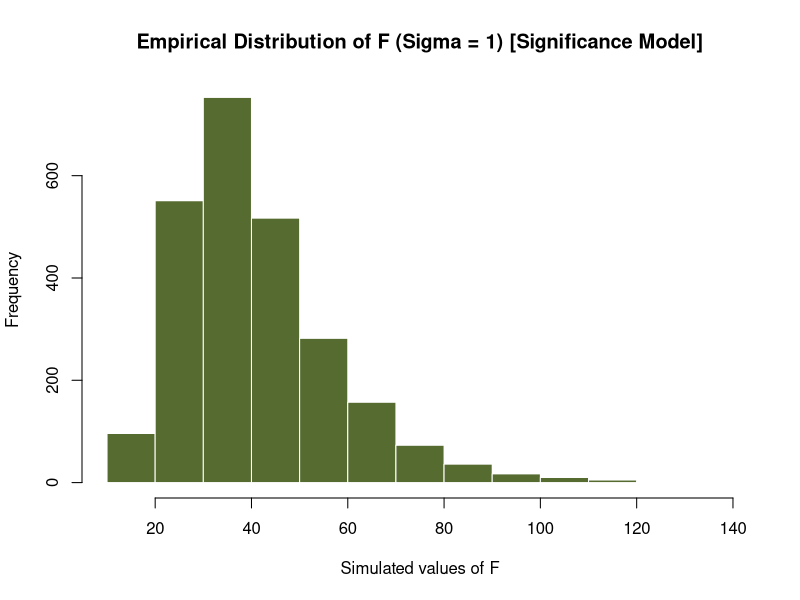
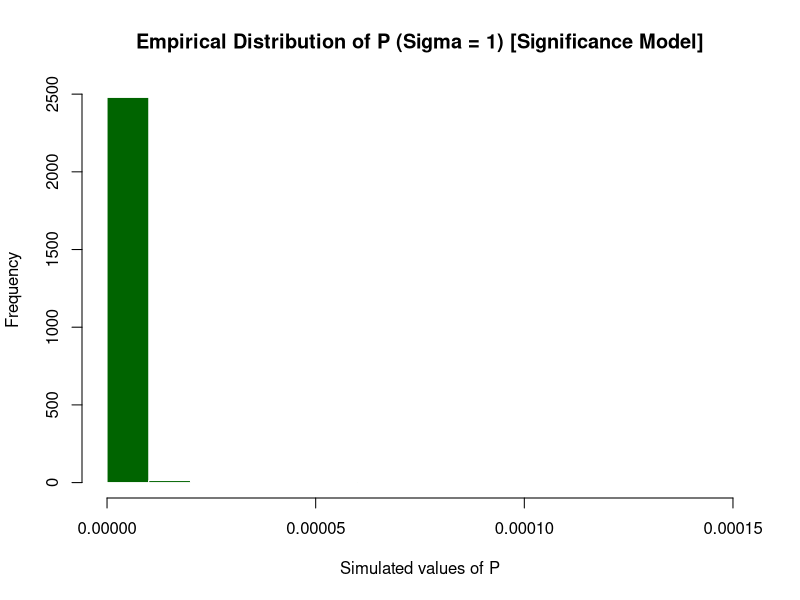
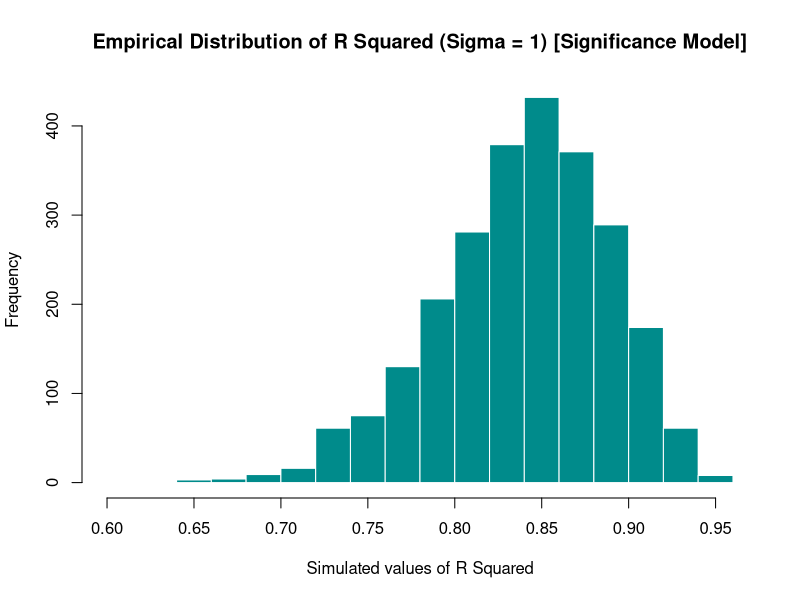
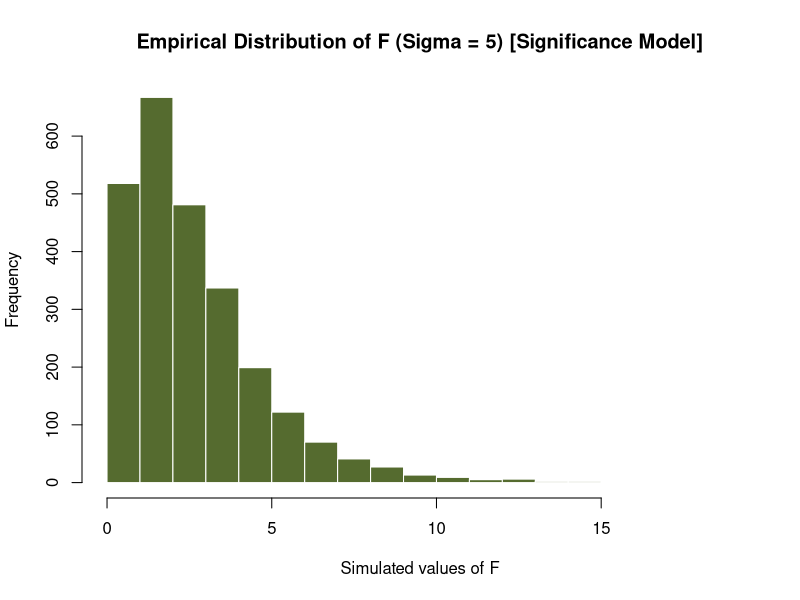
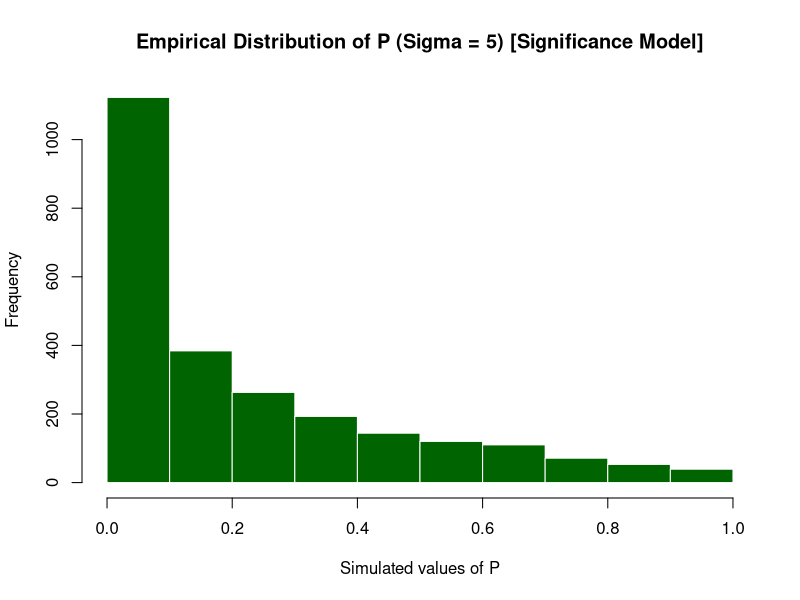
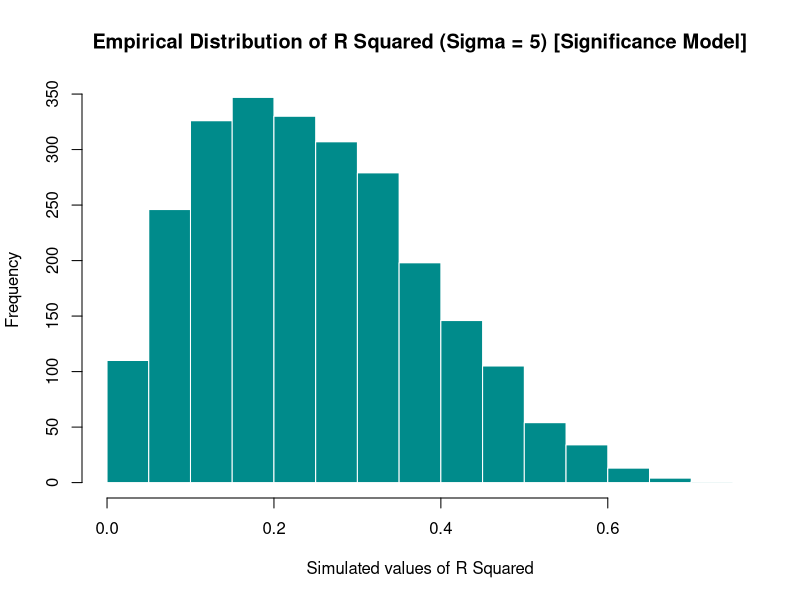
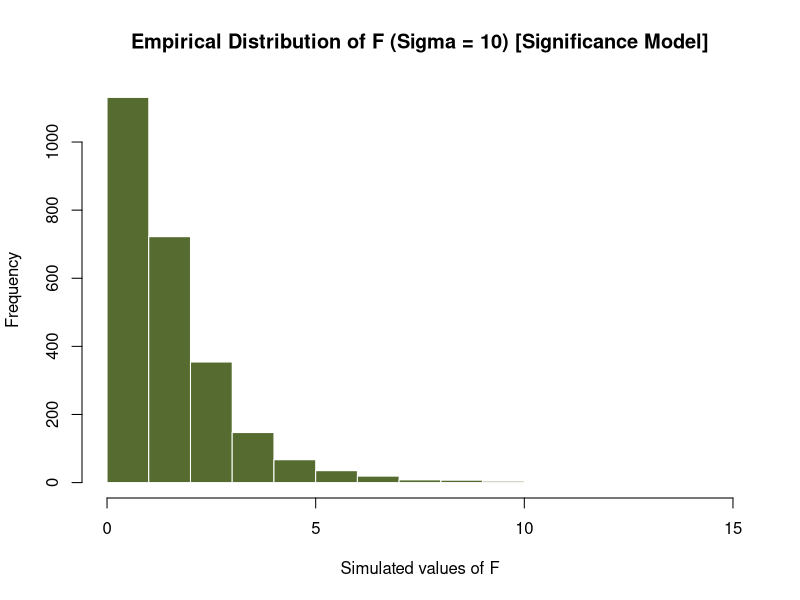
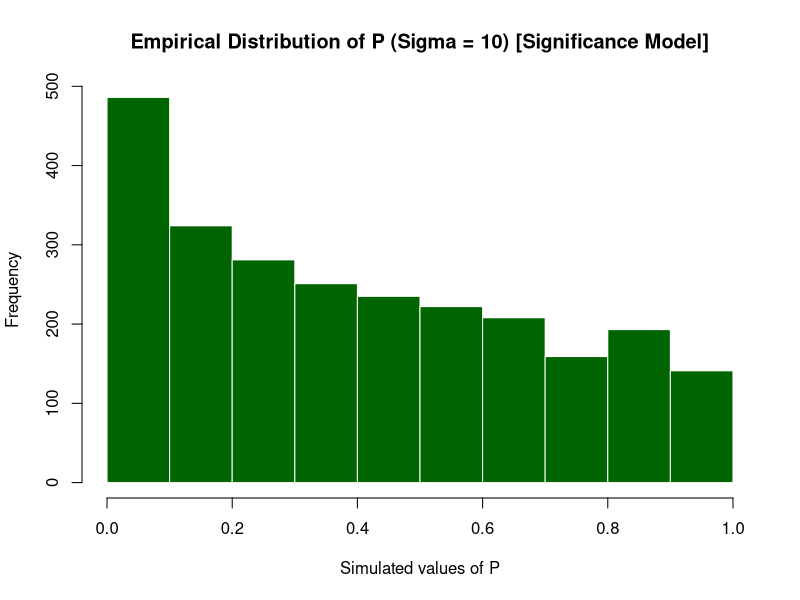

Reproduce these figures in R, in order. (Note: a time limit stopped this script after it produced the figures.)
## ---- chunk 1
birthday = 19770411
set.seed(birthday)
n = 25
sigma = c(1,5,10)
no_loop = 2500
mlr_sim = function(n_in,sd=1,signifincance_ind=1){
  exer_data = read.csv("study_1.csv")
  
  epsilon = rnorm(n_in,mean = 0,sd = sd)
  if (signifincance_ind){
    beta_0 = 3
    beta_1 = 1
    beta_2 = 1
    beta_3 = 1 
    exer_data[,1] = beta_0 + beta_1 * exer_data[,2] + beta_2 * exer_data[,3] + beta_3 * exer_data[,4] + epsilon
  }
  else {
    beta_0 = 3
    beta_1 = 0
    beta_2 = 0
    beta_3 = 0 
    exer_data[,1] = beta_0 + beta_1 * exer_data[,2] + beta_2 * exer_data[,3] + beta_3 * exer_data[,4] + epsilon
  }
  exer_data
}
## ---- chunk 2
birthday = 19770411
set.seed(birthday)
#---------------------------------------------------------------------------------------------------------------
# Below code is to simulate the Significance Model 
#---------------------------------------------------------------------------------------------------------------
model_significance = cbind(sigma_1_F=rep(0,no_loop),sigma_1_P=rep(0,no_loop),sigma_1_R_SQUARED=rep(0,no_loop),
                           sigma_5_F=rep(0,no_loop),sigma_5_P=rep(0,no_loop),sigma_5_R_SQUARED=rep(0,no_loop),
                           sigma_10_F=rep(0,no_loop),sigma_10_P=rep(0,no_loop),sigma_10_R_SQUARED=rep(0,no_loop))
extra_counter = 0

for(s in 1:length(sigma)){
  print(paste("Sigma:",sigma[s]," extra_counter",extra_counter))
  for (i in 1:no_loop){
     mlr_data = mlr_sim(n,sigma[s],signifincance_ind = 1)
     null_model = lm(y~1,data = mlr_data)
     full_model = lm(y~x1+x2+x3,data = mlr_data)
     model_significance[i,s+extra_counter] = anova(null_model,full_model)$F[2]
     model_significance[i,s+extra_counter+1] = anova(null_model,full_model)$'Pr(>F)'[2]
     model_significance[i,s+extra_counter+2] = summary(full_model)$r.squared
  }
  extra_counter = extra_counter + 2
}

head(model_significance,10)
#---------------------------------------------------------------------------------------------------------------
# Below code is to simulate the Non Significance Model 
#---------------------------------------------------------------------------------------------------------------
model_nonsignificance = cbind(sigma_1_F=rep(0,no_loop),sigma_1_P=rep(0,no_loop),sigma_1_R_SQUARED=rep(0,no_loop),
                           sigma_5_F=rep(0,no_loop),sigma_5_P=rep(0,no_loop),sigma_5_R_SQUARED=rep(0,no_loop),
                           sigma_10_F=rep(0,no_loop),sigma_10_P=rep(0,no_loop),sigma_10_R_SQUARED=rep(0,no_loop))
extra_counter = 0
for(s in 1:length(sigma)){
  print(paste("Sigma:",sigma[s]," extra_counter",extra_counter))
  for (i in 1:no_loop){
     mlr_data = mlr_sim(n,sigma[s],signifincance_ind = 0)
     null_model = lm(y~1,data = mlr_data)
     full_model = lm(y~x1+x2+x3,data = mlr_data)
     model_nonsignificance[i,s+extra_counter] = anova(null_model,full_model)$F[2]
     model_nonsignificance[i,s+extra_counter+1] = anova(null_model,full_model)$'Pr(>F)'[2]
     model_nonsignificance[i,s+extra_counter+2] = summary(full_model)$r.squared
  }
  extra_counter = extra_counter + 2
}

head(model_nonsignificance,10)

## ---- chunk 3
hist(model_significance[,1],
     main = "Empirical Distribution of F (Sigma = 1) [Significance Model]",
     xlab = "Simulated values of F",
     col = "darkolivegreen",
     border = "white"
     )

hist(model_significance[,2],
     main = "Empirical Distribution of P (Sigma = 1) [Significance Model]",
     xlab = "Simulated values of P",
     col = "darkgreen",
     border = "white"
     )

hist(model_significance[,3],
     main = "Empirical Distribution of R Squared (Sigma = 1) [Significance Model]",
     xlab = "Simulated values of R Squared",
     col = "darkcyan",
     border = "white"
     )

hist(model_significance[,4],
     main = "Empirical Distribution of F (Sigma = 5) [Significance Model]",
     xlab = "Simulated values of F",
     col = "darkolivegreen",
     border = "white"
     )

hist(model_significance[,5],
     main = "Empirical Distribution of P (Sigma = 5) [Significance Model]",
     xlab = "Simulated values of P",
     col = "darkgreen",
     border = "white"
     )

hist(model_significance[,6],
     main = "Empirical Distribution of R Squared (Sigma = 5) [Significance Model]",
     xlab = "Simulated values of R Squared",
     col = "darkcyan",
     border = "white"
     )

hist(model_significance[,7],
     main = "Empirical Distribution of F (Sigma = 10) [Significance Model]",
     xlab = "Simulated values of F",
     col = "darkolivegreen",
     border = "white"
     )

hist(model_significance[,8],
     main = "Empirical Distribution of P (Sigma = 10) [Significance Model]",
     xlab = "Simulated values of P",
     col = "darkgreen",
     border = "white"
     )

hist(model_significance[,9],
     main = "Empirical Distribution of R Squared (Sigma = 10) [Significance Model]",
     xlab = "Simulated values of R Squared",
     col = "darkcyan",
     border = "white"
     )

## ---- chunk 4
hist(model_nonsignificance[,1],
     main = "Empirical Distribution of F (Sigma = 1) [Non Significance Model]",
     xlab = "Simulated values of F",
     col = "darkolivegreen",
     border = "white",
     probability = TRUE
     )

hist(model_nonsignificance[,2],
     main = "Empirical Distribution of P (Sigma = 1) [Non Significance Model]",
     xlab = "Simulated values of P",
     col = "darkgreen",
     border = "white"
     )

hist(model_nonsignificance[,3],
     main = "Empirical Distribution of R Squared (Sigma = 1) [Non Significance Model]",
     xlab = "Simulated values of R Squared",
     col = "darkcyan",
     border = "white"
     )

hist(model_nonsignificance[,4],
     main = "Empirical Distribution of F (Sigma = 5) [Non Significance Model]",
     xlab = "Simulated values of F",
     col = "darkolivegreen",
     border = "white"
     )

hist(model_nonsignificance[,5],
     main = "Empirical Distribution of P (Sigma = 5) [Non Significance Model]",
     xlab = "Simulated values of P",
     col = "darkgreen",
     border = "white"
     )

hist(model_nonsignificance[,6],
     main = "Empirical Distribution of R Squared (Sigma = 5) [Non Significance Model]",
     xlab = "Simulated values of R Squared",
     col = "darkcyan",
     border = "white"
     )

hist(model_nonsignificance[,7],
     main = "Empirical Distribution of F (Sigma = 10) [Non Significance Model]",
     xlab = "Simulated values of F",
     col = "darkolivegreen",
     border = "white"
     )

hist(model_nonsignificance[,8],
     main = "Empirical Distribution of P (Sigma = 10) [Non Significance Model]",
     xlab = "Simulated values of P",
     col = "darkgreen",
     border = "white"
     )

hist(model_nonsignificance[,9],
     main = "Empirical Distribution of R Squared (Sigma = 10) [Non Significance Model]",
     xlab = "Simulated values of R Squared",
     col = "darkcyan",
     border = "white"
     )

## ---- chunk 5
curve(df(x, df1=3, df2=21),
      xlab = "Probability",
      ylab = "Frequency",
      lwd=3,
      col = "darkgreen")
## ---- chunk 6
curve(1-pf(df(x, df1=3, df2=21),df1 = 3,df2 = 21),
      xlab = "Probability",
      ylab = "Frequency",
      lwd = 3,
      col = "royalblue4")
## ---- chunk 7
curve(dbeta(x, (4-1)/2, (25-4)/2),
      xlab = "Probability",
      ylab = "Frequency",
      lwd = 3,
      col = "palevioletred4")
## ---- chunk 8
hist(model_nonsignificance[,1],
     main = "Empirical Distribution of F (Sigma = 1) [Non Significance Model]",
     xlab = "Simulated values of F",
     col = "darkolivegreen1",
     border = "white",
     probability = TRUE
     )
curve(df(x, df1=3, df2=21),
      lwd=3,
      col = "darkgreen",
      add = TRUE)

hist(model_nonsignificance[,4],
     main = "Empirical Distribution of F (Sigma = 5) [Non Significance Model]",
     xlab = "Simulated values of F",
     col = "darkolivegreen1",
     border = "white",
     probability = TRUE
     )
curve(df(x, df1=3, df2=21),
      lwd=3,
      col = "darkgreen",
      add = TRUE)

hist(model_nonsignificance[,7],
     main = "Empirical Distribution of F (Sigma = 10) [Non Significance Model]",
     xlab = "Simulated values of F",
     col = "darkolivegreen1",
     border = "white",
     probability = TRUE
     )
curve(df(x, df1=3, df2=21),
      lwd=3,
      col = "darkgreen",
      add = TRUE)
## ---- chunk 9
hist(model_nonsignificance[,2],
     main = "Empirical Distribution of P (Sigma = 1) [Non Significance Model]",
     xlab = "Simulated values of P",
     col = "deepskyblue1",
     border = "white",
     probability = TRUE
     )
curve(1-pf(df(x, df1=3, df2=21),df1 = 3,df2 = 21),
      lwd = 3,
      col = "royalblue4",
      add = TRUE)

hist(model_nonsignificance[,5],
     main = "Empirical Distribution of P (Sigma = 5) [Non Significance Model]",
     xlab = "Simulated values of P",
     col = "deepskyblue1",
     border = "white",
     probability = TRUE
     )
curve(1-pf(df(x, df1=3, df2=21),df1 = 3,df2 = 21),
      lwd = 3,
      col = "royalblue4",
      add = TRUE)

hist(model_nonsignificance[,8],
     main = "Empirical Distribution of P (Sigma = 10) [Non Significance Model]",
     xlab = "Simulated values of P",
     col = "deepskyblue1",
     border = "white",
     probability = TRUE
     )
curve(1-pf(df(x, df1=3, df2=21),df1 = 3,df2 = 21),
      lwd = 3,
      col = "royalblue4",
      add = TRUE)

## ---- chunk 10
hist(model_nonsignificance[,3],
     main = "Empirical Distribution of R Squared (Sigma = 1) [Non Significance Model]",
     xlab = "Simulated values of R Squared",
     col = "palevioletred1",
     border = "white",
     probability = TRUE
     )
curve(dbeta(x, (4-1)/2, (25-4)/2),
      lwd = 3,
      col = "palevioletred4",
      add = TRUE)

hist(model_nonsignificance[,6],
     main = "Empirical Distribution of R Squared (Sigma = 5) [Non Significance Model]",
     xlab = "Simulated values of R Squared",
     col = "palevioletred1",
     border = "white",
     probability = TRUE
     )
curve(dbeta(x, (4-1)/2, (25-4)/2),
      lwd = 3,
      col = "palevioletred4",
      add = TRUE)

hist(model_nonsignificance[,9],
     main = "Empirical Distribution of R Squared (Sigma = 10) [Non Significance Model]",
     xlab = "Simulated values of R Squared",
     col = "palevioletred1",
     border = "white",
     probability = TRUE
     )
curve(dbeta(x, (4-1)/2, (25-4)/2),
      lwd = 3,
      col = "palevioletred4",
      add = TRUE)
## ---- chunk 11
plot(model_significance[,3],col="dodgerblue",ylim=c(0,1),lty=1,xlab="R Squared Simulation Index",ylab="R Squared Value",main = "R Squared ~ Sigma")
points(model_significance[,6],col="green",lty=2)
points(model_significance[,9],col="red",lty=3)
legend("topright",legend=c("sigma=1","sigma=5","sigma=10"),col=c("dodgerblue","green","red"),lty=c(1,2,3))
## ---- chunk 12
birthday = 19770411
set.seed(birthday)

beta_0 = 0
beta_1 = 5
beta_2 = -4
beta_3 = 1.6
beta_4 = -1.1
beta_5 = 0.7
beta_6 = 0.3
n = 500
no_loop = 1000
sigma = c(1,2,4)
sig_data = read.csv("study_2.csv")


mlr_sim = function(data,sd=1){
  epsilon = rnorm(n,mean = 0,sd = sd)
  data[,1] = beta_0 + beta_1 * data[,2] + beta_2 * data[,3] + beta_3 * data[,4] + beta_4 * data[,5] + beta_5 * data[,6] + beta_6 * data[,7] + epsilon
  data
}

train_rmse_model1_mat = cbind(sigma_1=rep(0,no_loop),sigma_2=rep(0,no_loop),sigma_4=rep(0,no_loop))
train_rmse_model2_mat = cbind(sigma_1=rep(0,no_loop),sigma_2=rep(0,no_loop),sigma_4=rep(0,no_loop))
train_rmse_model3_mat = cbind(sigma_1=rep(0,no_loop),sigma_2=rep(0,no_loop),sigma_4=rep(0,no_loop))
train_rmse_model4_mat = cbind(sigma_1=rep(0,no_loop),sigma_2=rep(0,no_loop),sigma_4=rep(0,no_loop))
train_rmse_model5_mat = cbind(sigma_1=rep(0,no_loop),sigma_2=rep(0,no_loop),sigma_4=rep(0,no_loop))
train_rmse_model6_mat = cbind(sigma_1=rep(0,no_loop),sigma_2=rep(0,no_loop),sigma_4=rep(0,no_loop))
train_rmse_model7_mat = cbind(sigma_1=rep(0,no_loop),sigma_2=rep(0,no_loop),sigma_4=rep(0,no_loop))
train_rmse_model8_mat = cbind(sigma_1=rep(0,no_loop),sigma_2=rep(0,no_loop),sigma_4=rep(0,no_loop))
train_rmse_model9_mat = cbind(sigma_1=rep(0,no_loop),sigma_2=rep(0,no_loop),sigma_4=rep(0,no_loop))

test_rmse_model1_mat = cbind(sigma_1=rep(0,no_loop),sigma_2=rep(0,no_loop),sigma_4=rep(0,no_loop))
test_rmse_model2_mat = cbind(sigma_1=rep(0,no_loop),sigma_2=rep(0,no_loop),sigma_4=rep(0,no_loop))
test_rmse_model3_mat = cbind(sigma_1=rep(0,no_loop),sigma_2=rep(0,no_loop),sigma_4=rep(0,no_loop))
test_rmse_model4_mat = cbind(sigma_1=rep(0,no_loop),sigma_2=rep(0,no_loop),sigma_4=rep(0,no_loop))
test_rmse_model5_mat = cbind(sigma_1=rep(0,no_loop),sigma_2=rep(0,no_loop),sigma_4=rep(0,no_loop))
test_rmse_model6_mat = cbind(sigma_1=rep(0,no_loop),sigma_2=rep(0,no_loop),sigma_4=rep(0,no_loop))
test_rmse_model7_mat = cbind(sigma_1=rep(0,no_loop),sigma_2=rep(0,no_loop),sigma_4=rep(0,no_loop))
test_rmse_model8_mat = cbind(sigma_1=rep(0,no_loop),sigma_2=rep(0,no_loop),sigma_4=rep(0,no_loop))
test_rmse_model9_mat = cbind(sigma_1=rep(0,no_loop),sigma_2=rep(0,no_loop),sigma_4=rep(0,no_loop))
train_rmse_mat = cbind(sigma_1=rep(0,9),sigma_2=rep(0,9),sigma_4=rep(0,9))
test_rmse_mat = cbind(sigma_1=rep(0,9),sigma_2=rep(0,9),sigma_4=rep(0,9))

for(s in 1:length(sigma)){
  model1_counter = 0 
  model2_counter = 0 
  model3_counter = 0 
  model4_counter = 0 
  model5_counter = 0 
  model6_counter = 0 
  model7_counter = 0 
  model8_counter = 0 
  model9_counter = 0 
  
  for(i in 1:no_loop){
    #epsilon = rnorm(n,mean = 0, sd = sigma[s])
    mlr_data=mlr_sim(sig_data,sd=sigma[s])
    
    trn_idx = sample(1:nrow(mlr_data), 250)
    n_test = nrow(mlr_data) - length(trn_idx)
    
    model1 = lm(y~x1,data=mlr_data[trn_idx,])
    model2 = lm(y~x1+x2,data=mlr_data[trn_idx,])
    model3 = lm(y~x1+x2+x3,data=mlr_data[trn_idx,])
    model4 = lm(y~x1+x2+x3+x4,data=mlr_data[trn_idx,])
    model5 = lm(y~x1+x2+x3+x4+x5,data=mlr_data[trn_idx,])
    model6 = lm(y~x1+x2+x3+x4+x5+x6,data=mlr_data[trn_idx,])
    model7 = lm(y~x1+x2+x3+x4+x5+x6+x7,data=mlr_data[trn_idx,])
    model8 = lm(y~x1+x2+x3+x4+x5+x6+x7+x8,data=mlr_data[trn_idx,])
    model9 = lm(y~x1+x2+x3+x4+x5+x6+x7+x8+x9,data=mlr_data[trn_idx,])
    
    model1_counter = model1_counter + 1
    model2_counter = model2_counter + 1
    model3_counter = model3_counter + 1 
    model4_counter = model4_counter + 1 
    model5_counter = model5_counter + 1
    model6_counter = model6_counter + 1 
    model7_counter = model7_counter + 1
    model8_counter = model8_counter + 1
    model9_counter = model9_counter + 1
    
    newdata_model1 = subset(mlr_data[-trn_idx,],select=c("x1"))
    newdata_model2 = subset(mlr_data[-trn_idx,],select=c("x1","x2"))
    newdata_model3 = subset(mlr_data[-trn_idx,],select=c("x1","x2","x3"))
    newdata_model4 = subset(mlr_data[-trn_idx,],select=c("x1","x2","x3","x4"))
    newdata_model5 = subset(mlr_data[-trn_idx,],select=c("x1","x2","x3","x4","x5"))
    newdata_model6 = subset(mlr_data[-trn_idx,],select=c("x1","x2","x3","x4","x5","x6"))
    newdata_model7 = subset(mlr_data[-trn_idx,],select=c("x1","x2","x3","x4","x5","x6","x7"))
    newdata_model8 = subset(mlr_data[-trn_idx,],select=c("x1","x2","x3","x4","x5","x6","x7","x8"))
    newdata_model9 = subset(mlr_data[-trn_idx,],select=c("x1","x2","x3","x4","x5","x6","x7","x8","x9"))    
    
    train_rmse_model1 = sqrt(sum((mlr_data[trn_idx,]$y - predict(model1))^2) / length(trn_idx))
    train_rmse_model2 = sqrt(sum((mlr_data[trn_idx,]$y - predict(model2))^2) / length(trn_idx))
    train_rmse_model3 = sqrt(sum((mlr_data[trn_idx,]$y - predict(model3))^2) / length(trn_idx))
    train_rmse_model4 = sqrt(sum((mlr_data[trn_idx,]$y - predict(model4))^2) / length(trn_idx))
    train_rmse_model5 = sqrt(sum((mlr_data[trn_idx,]$y - predict(model5))^2) / length(trn_idx))
    train_rmse_model6 = sqrt(sum((mlr_data[trn_idx,]$y - predict(model6))^2) / length(trn_idx))
    train_rmse_model7 = sqrt(sum((mlr_data[trn_idx,]$y - predict(model7))^2) / length(trn_idx))
    train_rmse_model8 = sqrt(sum((mlr_data[trn_idx,]$y - predict(model8))^2) / length(trn_idx))
    train_rmse_model9 = sqrt(sum((mlr_data[trn_idx,]$y - predict(model9))^2) / length(trn_idx))
    train_rmse_model1_mat[i,s] = train_rmse_model1
    train_rmse_model2_mat[i,s] = train_rmse_model2
    train_rmse_model3_mat[i,s] = train_rmse_model3
    train_rmse_model4_mat[i,s] = train_rmse_model4
    train_rmse_model5_mat[i,s] = train_rmse_model5
    train_rmse_model6_mat[i,s] = train_rmse_model6
    train_rmse_model7_mat[i,s] = train_rmse_model7
    train_rmse_model8_mat[i,s] = train_rmse_model8
    train_rmse_model9_mat[i,s] = train_rmse_model9    
    
    test_rmse_model1 = sqrt(sum((mlr_data[-trn_idx,]$y - predict(model1,newdata=newdata_model1))^2) / n_test)
    test_rmse_model2 = sqrt(sum((mlr_data[-trn_idx,]$y - predict(model2,newdata=newdata_model2))^2) / n_test)
    test_rmse_model3 = sqrt(sum((mlr_data[-trn_idx,]$y - predict(model3,newdata=newdata_model3))^2) / n_test)
    test_rmse_model4 = sqrt(sum((mlr_data[-trn_idx,]$y - predict(model4,newdata=newdata_model4))^2) / n_test)
    test_rmse_model5 = sqrt(sum((mlr_data[-trn_idx,]$y - predict(model5,newdata=newdata_model5))^2) / n_test)
    test_rmse_model6 = sqrt(sum((mlr_data[-trn_idx,]$y - predict(model6,newdata=newdata_model6))^2) / n_test)
    test_rmse_model7 = sqrt(sum((mlr_data[-trn_idx,]$y - predict(model7,newdata=newdata_model7))^2) / n_test)
    test_rmse_model8 = sqrt(sum((mlr_data[-trn_idx,]$y - predict(model8,newdata=newdata_model8))^2) / n_test)
    test_rmse_model9 = sqrt(sum((mlr_data[-trn_idx,]$y - predict(model9,newdata=newdata_model9))^2) / n_test)
    test_rmse_model1_mat[i,s] = test_rmse_model1
    test_rmse_model2_mat[i,s] = test_rmse_model2
    test_rmse_model3_mat[i,s] = test_rmse_model3
    test_rmse_model4_mat[i,s] = test_rmse_model4
    test_rmse_model5_mat[i,s] = test_rmse_model5
    test_rmse_model6_mat[i,s] = test_rmse_model6
    test_rmse_model7_mat[i,s] = test_rmse_model7
    test_rmse_model8_mat[i,s] = test_rmse_model8
    test_rmse_model9_mat[i,s] = test_rmse_model9
  }
  
  print (paste("Number of times the model : 1 trained for alpha:",sigma[s]," is: ",model1_counter))
  print (paste("Number of times the model : 2 trained for alpha:",sigma[s]," is: ",model2_counter))
  print (paste("Number of times the model : 3 trained for alpha:",sigma[s]," is: ",model3_counter))
  print (paste("Number of times the model : 4 trained for alpha:",sigma[s]," is: ",model4_counter))
  print (paste("Number of times the model : 5 trained for alpha:",sigma[s]," is: ",model5_counter))
  print (paste("Number of times the model : 6 trained for alpha:",sigma[s]," is: ",model6_counter))  
  print (paste("Number of times the model : 7 trained for alpha:",sigma[s]," is: ",model7_counter))  
  print (paste("Number of times the model : 8 trained for alpha:",sigma[s]," is: ",model8_counter))  
  print (paste("Number of times the model : 9 trained for alpha:",sigma[s]," is: ",model9_counter))  

}
for(s in 1:length(sigma)){
  train_rmse_mat[1,s] = mean(train_rmse_model1_mat[,s])
  train_rmse_mat[2,s] = mean(train_rmse_model2_mat[,s])
  train_rmse_mat[3,s] = mean(train_rmse_model3_mat[,s])
  train_rmse_mat[4,s] = mean(train_rmse_model4_mat[,s])
  train_rmse_mat[5,s] = mean(train_rmse_model5_mat[,s])
  train_rmse_mat[6,s] = mean(train_rmse_model6_mat[,s])
  train_rmse_mat[7,s] = mean(train_rmse_model7_mat[,s])
  train_rmse_mat[8,s] = mean(train_rmse_model8_mat[,s])
  train_rmse_mat[9,s] = mean(train_rmse_model9_mat[,s])  
  
  test_rmse_mat[1,s] = mean(test_rmse_model1_mat[,s])
  test_rmse_mat[2,s] = mean(test_rmse_model2_mat[,s])
  test_rmse_mat[3,s] = mean(test_rmse_model3_mat[,s])
  test_rmse_mat[4,s] = mean(test_rmse_model4_mat[,s])
  test_rmse_mat[5,s] = mean(test_rmse_model5_mat[,s])
  test_rmse_mat[6,s] = mean(test_rmse_model6_mat[,s])
  test_rmse_mat[7,s] = mean(test_rmse_model7_mat[,s])
  test_rmse_mat[8,s] = mean(test_rmse_model8_mat[,s])
  test_rmse_mat[9,s] = mean(test_rmse_model9_mat[,s])
}
## ---- chunk 13
plot(seq(1,9), train_rmse_mat[,1], type="o", col="blue", pch="o", lty=1,main="Sigma = 1",xlab = "MODEL SIZE",ylab = "RMSE")
points(seq(1,9), test_rmse_mat[,1], col="red", pch=8)
lines(seq(1,9), test_rmse_mat[,1], col="red",lty=2)
legend("topright",legend=c("train rmse","test rmse"), col=c("blue","red"),pch=c("o","*"),lty=c(1,2), ncol=1)
## ---- chunk 14
plot(seq(1,9), train_rmse_mat[,2], type="o", col="blue", pch="o", lty=1,main="Sigma = 2",xlab = "MODEL SIZE",ylab = "RMSE")
points(seq(1,9), test_rmse_mat[,2], col="red", pch=8)
lines(seq(1,9), test_rmse_mat[,2], col="red",lty=2)
legend("topright",legend=c("train rmse","test rmse"), col=c("blue","red"),pch=c("o","*"),lty=c(1,2), ncol=1)
## ---- chunk 15
plot(seq(1,9), train_rmse_mat[,3], type="o", col="blue", pch="o", lty=1,main="Sigma = 4",xlab = "MODEL SIZE",ylab = "RMSE")
points(seq(1,9), test_rmse_mat[,3], col="red", pch=8)
lines(seq(1,9), test_rmse_mat[,3], col="red",lty=2)
legend("topright",legend=c("train rmse","test rmse"), col=c("blue","red"),pch=c("o","*"),lty=c(1,2), ncol=1)
## ---- chunk 16
plot(test_rmse_model1_mat[,1],col="dodgerblue",ylim=(c(0.8,3)),pch=1,lty=1,)
points(test_rmse_model2_mat[,1], col="orangered",ylim=(c(0.8,3)),pch=1,lty=2)
points(test_rmse_model3_mat[,1], col="blue4",ylim=(c(0.8,3)),pch=1,lty=3)
points(test_rmse_model4_mat[,1], col="limegreen",ylim=(c(0.8,3)),pch=1,lty=3)
points(test_rmse_model5_mat[,1], col="orange",ylim=(c(0.8,3)),pch=1,lty=4)
points(test_rmse_model6_mat[,1], col="darkorchid",ylim=(c(0.8,3)),pch=6,lty=5)
points(test_rmse_model7_mat[,1], col="violetred",ylim=(c(0.8,3)),pch=1,lty=6)
points(test_rmse_model8_mat[,1], col="tan3",ylim=(c(0.8,3)),pch=1,lty=7)
points(test_rmse_model9_mat[,1], col="deeppink",ylim=(c(0.8,3)),pch=1,lty=8)
legend("topright",legend=c("Model1","Model2","Model3","Model4","Model5","Model6","Model7","Model8","Model9"),col=c("dodgerblue","orangered","blue4","limegreen","orange","darkorchid","violetred","tan3","deeppink"),lty=c(1,2,3,4,5,6,7,8,9))
## ---- chunk 17
plot(test_rmse_model3_mat[,1], col="dodgerblue",ylim=(c(0.9,1.3)),pch=1,lty=3)
points(test_rmse_model4_mat[,1], col="limegreen",ylim=(c(0.9,1.3)),pch=1,lty=3)
points(test_rmse_model5_mat[,1], col="orange",ylim=(c(0.9,1.3)),pch=1,lty=4)
points(test_rmse_model6_mat[,1], col="darkorchid",ylim=(c(0.9,1.3)),pch=8,lty=5)
points(test_rmse_model7_mat[,1], col="violetred",ylim=(c(0.9,1.3)),pch=1,lty=6)
points(test_rmse_model8_mat[,1], col="tan3",ylim=(c(0.9,1.3)),pch=1,lty=7)
points(test_rmse_model9_mat[,1], col="deeppink",ylim=(c(0.9,1.3)),pch=1,lty=8)
legend("topright",legend=c("Model3","Model4","Model5","Model6","Model7","Model8","Model9"),col=c("blue4","limegreen","orange","darkorchid","violetred","tan3","deeppink"),pch=c(1,1,1,8,1,1),lty=c(3,4,5,6,7,8,9))
## ---- chunk 18
plot(seq(1,9), test_rmse_mat[,1], type="o", col="chartreuse4", pch=8, lty=1,main="Sigma = 1",xlab = "MODEL SIZE",ylab = "RMSE")
points(6, min(test_rmse_mat[,1]), col="chartreuse4",pch=16,cex=3) #This is to highlight the point where the RMSE is minimum for sigma = 1
## ---- chunk 19
plot(seq(1,9), test_rmse_mat[,2], type="o", col="blue4", pch="*", lty=1,main="Sigma = 2",xlab = "MODEL SIZE",ylab = "RMSE")
points(6, min(test_rmse_mat[,2]), col="blue4",pch=16,cex=3) #This is to highlight the point where the RMSE is minimum for sigma = 2
## ---- chunk 20
plot(seq(1,9), test_rmse_mat[,3], type="o", col="red", pch="*", lty=1,main="Sigma = 4",xlab = "MODEL SIZE",ylab = "RMSE")
points(6, min(test_rmse_mat[,3]), col="red",pch=16,cex=3) #This is to highlight the point where the RMSE is minimum for sigma = 4
## ---- chunk 21
plot(seq(1,9), test_rmse_mat[,3], col="red",lty=1,ylim=c(0.5,5),xlab="MODEL SIZE",ylab="RMSE")
lines(seq(1,9), test_rmse_mat[,3], col="red",lty=1)
points(6, min(test_rmse_mat[,3]), col="red",pch=16,cex=3) #This is to highlight the point where the RMSE is minimum for sigma = 4
points(seq(1,9), test_rmse_mat[,2], col="blue4",lty=2)
lines(seq(1,9), test_rmse_mat[,2], col="blue4",lty=2)
points(6, min(test_rmse_mat[,2]), col="blue4",pch=16,cex=3) #This is to highlight the point where the RMSE is minimum for sigma = 2
points(seq(1,9), test_rmse_mat[,1], col="chartreuse4",lty=3)
lines(seq(1,9), test_rmse_mat[,1], col="chartreuse4",lty=3)
points(6, min(test_rmse_mat[,1]), col="chartreuse4",pch=16,cex=3) #This is to highlight the point where the RMSE is minimum for sigma = 1
legend("topright",legend=c("sigma = 4","sigma = 2","simga = 1"),col=c("red","blue4","chartreuse4"),lty=c(1,2,3))
## ---- chunk 22
birthday = 19770411
set.seed(birthday)

alpha = 0.05
beta_1 = seq(from=-2,to=2,by=0.1)
sigma = c(1,2,4)
n = c(10,20,30)
no_loop = 1000

slr_sim = function(n_in,sd=1,beta_1_in=-2){
  x_values = seq(0, 5, length = n_in)
  epsilon = rnorm(n_in,mean = 0,sd = sd)
  y = beta_1_in * x_values + epsilon
  data.frame(predictor = x_values,response=y)
}

model_sim = cbind(beta_1_sim_val=rep(0,length(beta_1)),n_10_sigma_1=rep(0,length(beta_1)),n_20_sigma_1=rep(0,length(beta_1)),n_30_sigma_1=rep(0,length(beta_1)),n_10_sigma_2=rep(0,length(beta_1)),n_20_sigma_2=rep(0,length(beta_1)),n_30_sigma_2=rep(0,length(beta_1)),n_10_sigma_4=rep(0,length(beta_1)),n_20_sigma_4=rep(0,length(beta_1)),n_30_sigma_1=rep(0,length(beta_1)))

model_sim[,1] = seq(from=-2,to=2,by=0.1)
extra_counter = 0

for(s in 1:length(sigma)){ #sigma = c(1,2,4)
  for (n_s in 1:length(n)){ #n = c(10,20,30)
    for (b in 1:length(beta_1)){ # beta_1 = seq(from=-2,to=2,by=0.1)
      tot_sum_signifincace_sim = 0
      for(i in 1:no_loop){
        slr_data = slr_sim(n_in = n[n_s], sd = sigma[s], beta_1_in = beta_1[b] )
        model = lm(response~predictor, data = slr_data)
        model_p_val = summary(model)$coefficient[2,4]
        tot_sum_signifincace_sim = tot_sum_signifincace_sim + ifelse(model_p_val<alpha,1,0)
      }
      power_sim_beta = tot_sum_signifincace_sim / no_loop
      model_sim[b,s+n_s+extra_counter] = power_sim_beta    
      print (paste("Sigma:",sigma[s]," n:",n[n_s]," beta_1:",beta_1[b]," Signifiance_Sum:",tot_sum_signifincace_sim, " Power:",power_sim_beta))
    }
  }
  extra_counter = extra_counter + 2
}
## ---- chunk 23
plot(model_sim[,1],model_sim[,2], type="o", col="dodgerblue", pch=1, lty=1,main="Sigma = 1",xlab = "beta_1",ylab = "Power")
points(model_sim[,1], model_sim[,3], col="red", pch=8,lty=2)
lines(model_sim[,1], model_sim[,3], col="red",lty=2)
points(model_sim[,1], model_sim[,4], col="darkorchid", pch=16,lty=3)
lines(model_sim[,1], model_sim[,4], col="darkorchid",lty=3)
legend("topright",legend=c("n = 10","n = 20"," n = 30"),col=c("dodgerblue","red","darkorchid"),pch=c(1,8,16),lty=c(1,2,3))
## ---- chunk 24
plot(model_sim[,1],model_sim[,5], type="o", col="dodgerblue", pch=1, lty=1,main="Sigma = 4",xlab = "beta_1",ylab = "Power")
points(model_sim[,1], model_sim[,6], col="red", pch=8,lty=2)
lines(model_sim[,1], model_sim[,6], col="red",lty=2)
points(model_sim[,1], model_sim[,7], col="darkorchid", pch=16,lty=3)
lines(model_sim[,1], model_sim[,7], col="darkorchid",lty=3)
legend("topright",legend=c("n = 10","n = 20"," n = 30"),col=c("dodgerblue","red","darkorchid"),pch=c(1,8,16),lty=c(1,2,3))
## ---- chunk 25
plot(model_sim[,1],model_sim[,8], type="o", col="dodgerblue", pch=1, lty=1,main="Sigma = 2",xlab = "beta_1",ylab = "Power")
points(model_sim[,1], model_sim[,9], col="red", pch=8,lty=2)
lines(model_sim[,1], model_sim[,9], col="red",lty=2)
points(model_sim[,1], model_sim[,10], col="darkorchid", pch=16,lty=3)
lines(model_sim[,1], model_sim[,10], col="darkorchid",lty=3)
legend("topright",legend=c("n = 10","n = 20"," n = 30"),col=c("dodgerblue","red","darkorchid"),pch=c(1,8,16),lty=c(1,2,3))
## ---- chunk 26
plot(model_sim[,1],model_sim[,2], type="o", col="dodgerblue", pch=1, lty=1,main="Effect of sigma (1,2,4) on the Power",xlab = "beta_1",ylab = "Power")
points(model_sim[,1], model_sim[,3], col="dodgerblue", pch=1,lty=1)
lines(model_sim[,1], model_sim[,3], col="dodgerblue",lty=1)
points(model_sim[,1], model_sim[,4], col="dodgerblue", pch=1,lty=1)
lines(model_sim[,1], model_sim[,4], col="dodgerblue",lty=1)

points(model_sim[,1],model_sim[,5], type="o", col="green", pch=1, lty=2)
lines(model_sim[,1],model_sim[,5], type="o", col="green", pch=1, lty=2)
points(model_sim[,1], model_sim[,6], col="green", pch=1,lty=2)
lines(model_sim[,1], model_sim[,6], col="green",lty=2)
points(model_sim[,1], model_sim[,7], col="green", pch=1,lty=2)
lines(model_sim[,1], model_sim[,7], col="green",lty=2)

points(model_sim[,1],model_sim[,8], type="o", col="red", pch=1, lty=3)
lines(model_sim[,1],model_sim[,8], type="o", col="red", pch=1, lty=3)
points(model_sim[,1], model_sim[,9], col="red", pch=1,lty=3)
lines(model_sim[,1], model_sim[,9], col="red",lty=3)
points(model_sim[,1], model_sim[,10], col="red", pch=1,lty=3)
lines(model_sim[,1], model_sim[,10], col="red",lty=3)
legend("topright",legend=c("sigma=1,n=10,20,30","sigma=2,n=10,20,30","sigma=3,n=10,20,30"),col=c("dodgerblue","green","darkorchid","red"),pch=c(1,1,1),lty=c(1,2,3))
## ---- chunk 27
plot(model_sim[,1],model_sim[,2], type="o", col="deeppink", pch=1, lty=1,main="Effect of n (10,20,30) on the Power",xlab = "beta_1",ylab = "Power")
points(model_sim[,1], model_sim[,3], col="darkolivegreen4", pch=1,lty=2)
lines(model_sim[,1], model_sim[,3], col="darkolivegreen4",lty=2)
points(model_sim[,1], model_sim[,4], col="blueviolet", pch=1,lty=3)
lines(model_sim[,1], model_sim[,4], col="blueviolet",lty=3)

points(model_sim[,1],model_sim[,5], type="o", col="deeppink", pch=1, lty=1)
lines(model_sim[,1],model_sim[,5], type="o", col="deeppink", pch=1, lty=1)
points(model_sim[,1], model_sim[,6], col="darkolivegreen4", pch=1,lty=2)
lines(model_sim[,1], model_sim[,6], col="darkolivegreen4",lty=2)
points(model_sim[,1], model_sim[,7], col="blueviolet", pch=1,lty=3)
lines(model_sim[,1], model_sim[,7], col="blueviolet",lty=3)

points(model_sim[,1],model_sim[,8], type="o", col="deeppink", pch=1, lty=1)
lines(model_sim[,1],model_sim[,8], type="o", col="deeppink", pch=1, lty=1)
points(model_sim[,1], model_sim[,9], col="darkolivegreen4", pch=1,lty=2)
lines(model_sim[,1], model_sim[,9], col="darkolivegreen4",lty=2)
points(model_sim[,1], model_sim[,10], col="blueviolet", pch=1,lty=3)
lines(model_sim[,1], model_sim[,10], col="blueviolet",lty=3)
legend("topright",legend=c("sigma=1,2,3,n=10","sigma=1,2,3,n=20","sigma=1,2,3,n=30"),col=c("deeppink","darkolivegreen4","blueviolet"),pch=c(1,1,1),lty=c(1,2,3))
## ---- chunk 28
plot(model_sim[,1],model_sim[,2], type="o", col="dodgerblue", pch=1, lty=1,main="Sigma = 1,2,4 & n = 10,20,30",xlab = "beta_1",ylab = "Power")
points(model_sim[,1], model_sim[,3], col="red", pch=2,lty=2)
lines(model_sim[,1], model_sim[,3], col="red",lty=2)
points(model_sim[,1], model_sim[,4], col="tan1", pch=3,lty=3)
lines(model_sim[,1], model_sim[,4], col="tan1",lty=3)

points(model_sim[,1],model_sim[,5], type="o", col="yellow", pch=4, lty=4)
lines(model_sim[,1],model_sim[,5], type="o", col="yellow", pch=4, lty=4)

points(model_sim[,1], model_sim[,6], col="deeppink", pch=5,lty=5)
lines(model_sim[,1], model_sim[,6], col="deeppink",lty=5)
points(model_sim[,1], model_sim[,7], col="darkolivegreen4", pch=6,lty=6)
lines(model_sim[,1], model_sim[,7], col="darkolivegreen4",lty=6)

points(model_sim[,1],model_sim[,8], type="o", col="darkgreen", pch=7, lty=7)
lines(model_sim[,1],model_sim[,8], type="o", col="darkgreen", pch=7, lty=7)

points(model_sim[,1], model_sim[,9], col="darkblue", pch=8,lty=8)
lines(model_sim[,1], model_sim[,9], col="darkblue",lty=8)
points(model_sim[,1], model_sim[,10], col="blueviolet", pch=9,lty=9)
lines(model_sim[,1], model_sim[,10], col="blueviolet",lty=9)

legend("topright",legend=c("sigma=1,n=10","sigma=1,n=20","sigma=1,n=30","sigma=2,n=10","sigma=2,n=20","sigma=2,n=30","sigma=3,n=10","sigma=3,n=20","sigma=3,n=30"),col=c("dodgerblue","red","darkorchid","yellow","deeppink","darkolivegreen4","darkgreen","darkblue","blueviolet"),pch=c(1,2,3,4,5,6,7,8,9),lty=c(1,2,3,4,5,6,7,8,9))
